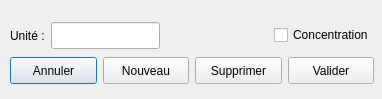
<?xml version="1.0" encoding="UTF-8"?>
<ui version="4.0">
 <class>DialogUnite</class>
 <widget class="QDialog" name="DialogUnite">
  <property name="geometry">
   <rect>
    <x>0</x>
    <y>0</y>
    <width>382</width>
    <height>99</height>
   </rect>
  </property>
  <property name="windowTitle">
   <string>Formulaire Unité</string>
  </property>
  <widget class="QWidget" name="layoutWidget">
   <property name="geometry">
    <rect>
     <x>10</x>
     <y>20</y>
     <width>364</width>
     <height>66</height>
    </rect>
   </property>
   <layout class="QVBoxLayout" name="verticalLayout">
    <item>
     <layout class="QHBoxLayout" name="horizontalLayout">
      <item>
       <widget class="QLabel" name="label">
        <property name="minimumSize">
         <size>
          <width>0</width>
          <height>27</height>
         </size>
        </property>
        <property name="text">
         <string>Unité :</string>
        </property>
       </widget>
      </item>
      <item>
       <widget class="QLineEdit" name="lineEdit_Unite">
        <property name="minimumSize">
         <size>
          <width>0</width>
          <height>27</height>
         </size>
        </property>
        <property name="text">
         <string/>
        </property>
        <property name="maxLength">
         <number>20</number>
        </property>
       </widget>
      </item>
      <item>
       <spacer name="horizontalSpacer">
        <property name="orientation">
         <enum>Qt::Horizontal</enum>
        </property>
        <property name="sizeHint" stdset="0">
         <size>
          <width>40</width>
          <height>20</height>
         </size>
        </property>
       </spacer>
      </item>
      <item>
       <widget class="QCheckBox" name="checkBox_isConcentration">
        <property name="text">
         <string>Concentration</string>
        </property>
       </widget>
      </item>
     </layout>
    </item>
    <item>
     <layout class="QHBoxLayout" name="horizontalLayout_5">
      <item>
       <widget class="QPushButton" name="pushButton_Cancel">
        <property name="minimumSize">
         <size>
          <width>0</width>
          <height>27</height>
         </size>
        </property>
        <property name="text">
         <string>Annuler</string>
        </property>
       </widget>
      </item>
      <item>
       <widget class="QPushButton" name="pushButton_Add">
        <property name="minimumSize">
         <size>
          <width>0</width>
          <height>27</height>
         </size>
        </property>
        <property name="text">
         <string>Nouveau</string>
        </property>
       </widget>
      </item>
      <item>
       <widget class="QPushButton" name="pushButton_Delete">
        <property name="minimumSize">
         <size>
          <width>0</width>
          <height>27</height>
         </size>
        </property>
        <property name="text">
         <string>Supprimer</string>
        </property>
       </widget>
      </item>
      <item>
       <widget class="QPushButton" name="pushButton_Valid">
        <property name="minimumSize">
         <size>
          <width>0</width>
          <height>27</height>
         </size>
        </property>
        <property name="text">
         <string>Valider</string>
        </property>
       </widget>
      </item>
     </layout>
    </item>
   </layout>
  </widget>
 </widget>
 <resources/>
 <connections/>
</ui>
